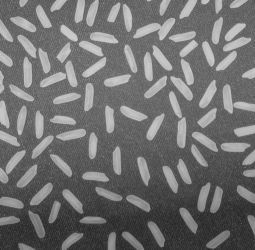
#> input picture IPMV/Exp - 06/rice.png, 255 x 250 px
$ jupyter execute Colab.ipynb
#> lines starting #> are read from the running program, lines starting #| are printed output that depends on the picture; after the words box and inside, x2 and y2 are one past the last pixel; in counts of white or black regions, pixels touching at a corner belong together
[cell 1]
import cv2
import numpy as np
import matplotlib.pyplot as plt
from io import BytesIO
from PIL import Image
from google.colab.patches import cv2_imshow
from google.colab import files

# uploaded = files.upload()

[cell 2]
image = cv2.imread('rice.png', cv2.IMREAD_GRAYSCALE)
#> image is the input picture: shape (250, 255); min 40, max 204, mean 111.9
plt.imshow(image, cmap=plt.cm.gray)

[cell 3]
def basic_adaptive_thresholding(image):
    # Compute histogram
    hist = cv2.calcHist([image], [0], None, [256], [0, 256])
#> hist = 256 values, max 1400 at index 104, min 0 at index 0, mean 249

    # Select initial estimate threshold T from histogram
    T = np.argmax(hist)
#> T = 104

    # Segment the image using T as the threshold
    _, binary_image = cv2.threshold(image, T, 255, cv2.THRESH_BINARY)
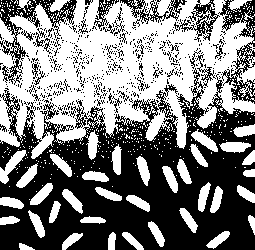
#> binary_image: shape (250, 255); 49.2% white; 506 white regions (466 under 20 px), largest, box (x1, y1, x2, y2) and area: (0, 0, 255, 160) 23627, (0, 150, 27, 184) 329, (191, 129, 218, 152) 256

    # Divide image into four sub-images
    rows, cols = image.shape
#> rows = 250; cols = 255
    sub_images = [image[:rows//2, :cols//2],
                  image[:rows//2, cols//2:],
                  image[rows//2:, :cols//2],
                  image[rows//2:, cols//2:]]

    # Apply global thresholding independently to each sub-image
    binary_sub_images = [cv2.threshold(sub_image, T, 255, cv2.THRESH_BINARY)[1] for sub_image in sub_images]
#> binary_sub_images = 4 items

    # Combine segmented sub-images
    segmented_image = np.vstack((np.hstack((binary_sub_images[0], binary_sub_images[1])),
                                 np.hstack((binary_sub_images[2], binary_sub_images[3]))))

    # Connect segmented sub-images to get the full binary image
    full_binary_image = np.zeros_like(image)
    full_binary_image[:rows//2, :cols//2] = binary_sub_images[0]
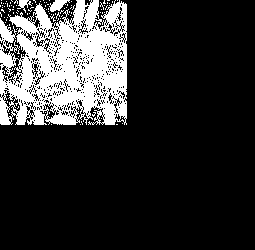
#> full_binary_image: shape (250, 255); 18.4% white; 102 white regions (99 under 20 px), largest, box (x1, y1, x2, y2) and area: (0, 0, 127, 125) 11283, (49, 0, 70, 12) 139, (17, 0, 32, 13) 81
    full_binary_image[:rows//2, cols//2:] = binary_sub_images[1]
    full_binary_image[rows//2:, :cols//2] = binary_sub_images[2]
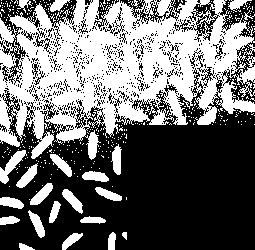
#> full_binary_image: shape (250, 255); 43% white; 393 white regions (370 under 20 px), largest, box (x1, y1, x2, y2) and area: (0, 0, 255, 160) 23187, (0, 150, 27, 184) 329, (30, 183, 53, 205) 239
    full_binary_image[rows//2:, cols//2:] = binary_sub_images[3]

    return T, binary_image, binary_sub_images, segmented_image, full_binary_image, hist

[cell 4]
# Perform basic adaptive thresholding
T, binary_image, binary_sub_images, segmented_image, full_binary_image, hist = basic_adaptive_thresholding(image)
#> binary_sub_images = 4 items

[cell 5]
# Display the original image
plt.figure(figsize=(8, 6))
plt.imshow(image, cmap='gray')
plt.title('Original Image')
plt.axis('off')

[cell 6]
# Display the histogram
plt.plot(hist)
plt.title('Histogram')
plt.xlabel('Pixel Value')
plt.ylabel('Frequency')
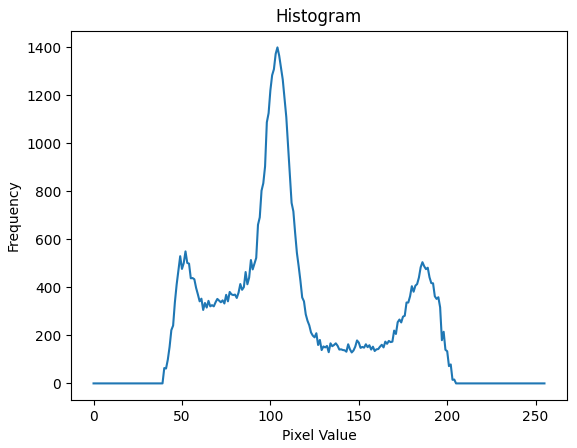
#> figure drawn by matplotlib, 1 panel; curve peaks at x = 104, y = 1400

[cell 7]
# Display the binary image
plt.imshow(binary_image, cmap='gray')
plt.title('Binary Image (Threshold = {})'.format(T))
plt.axis('off')

[cell 8]
# Display the sub-images after thresholding
fig, ax = plt.subplots(figsize=(12, 8))
for i in range(4):
    ax = plt.subplot(1, 4, i+1)
    ax.imshow(binary_sub_images[i], cmap='gray')
    ax.set_title('Sub-Image {}'.format(i+1))
    ax.axis('off')
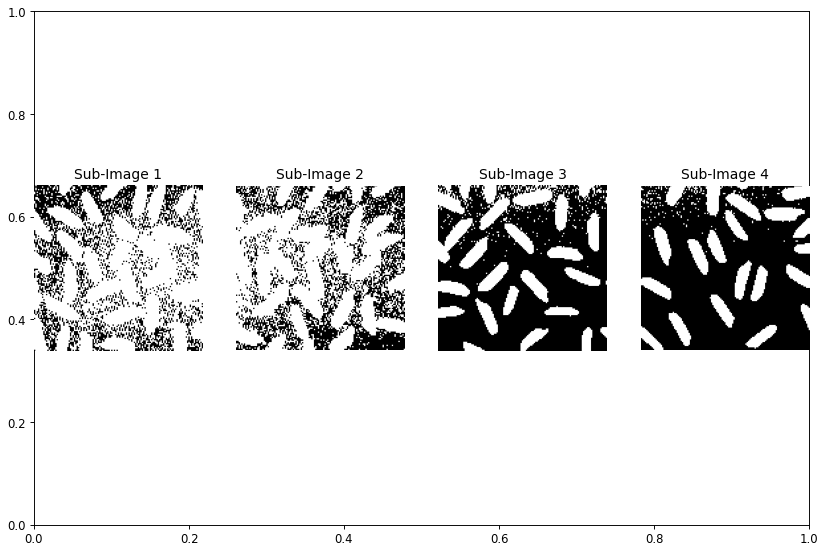
#> figure drawn by matplotlib, 4 panels
